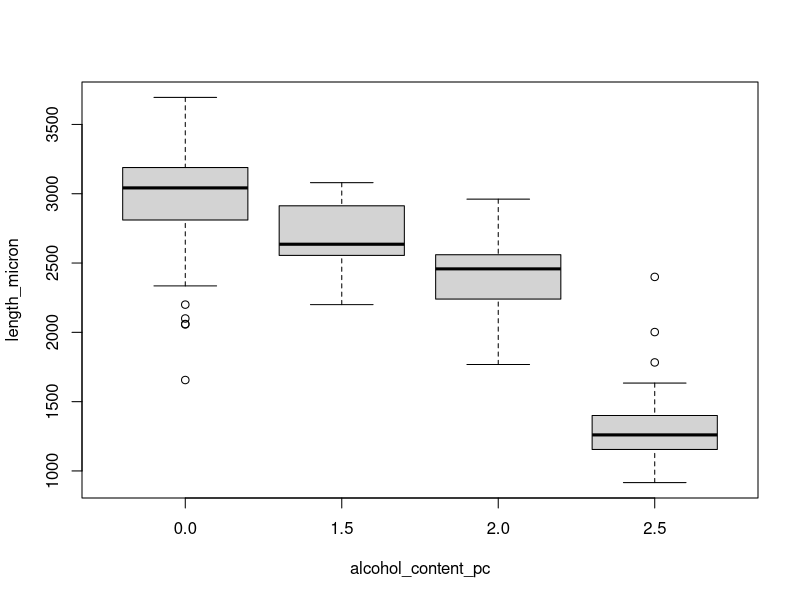
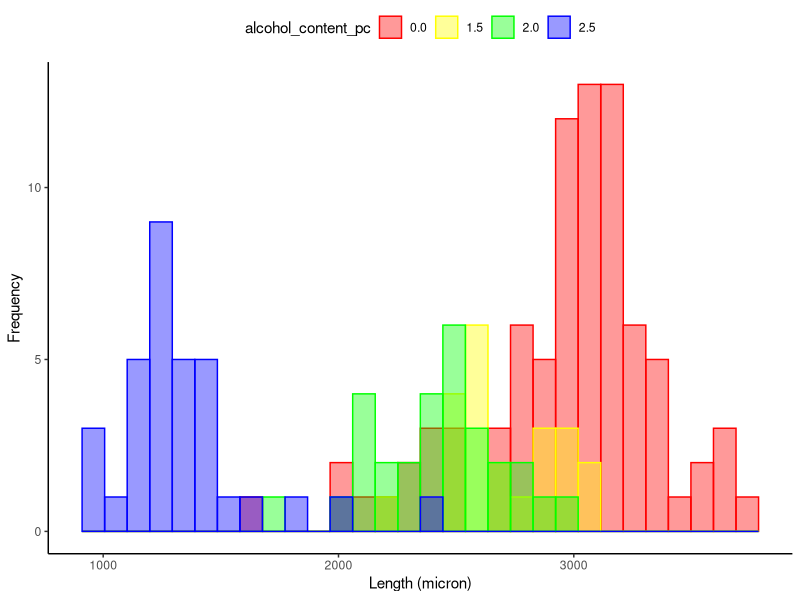

Write R code to recreate these figures, in order.
data <- read.csv("zebrafish.csv")

data_long <- reshape(data[2:5],
                     varying = list(names(data[2:5])),
                     v.names = "length_micron",
                     timevar = "alcohol_content_pc",
                     times = c("0.0", "1.5", "2.0", "2.5"),
                     direction ="long")

# Get rid of all the NA values
data_long <- na.omit(data_long)

# Get rid of the random "id" end column
data_long <- data_long[1:2]

# Reset the index of your dataframe (don't need to but it looks nicer)
rownames(data_long) <- NULL

# Generate a boxplot
boxplot(length_micron ~ alcohol_content_pc, data_long)

# Subset the data so that it only contains rows or alcohol_content_pcs of 0% and 2.5% (or any other % you choose)
sub <- subset(data_long, data_long$alcohol_content_pc == "0.0" | data_long$alcohol_content_pc == "2.5")

# Perform your t-test on these two groups
t.test(length_micron ~ alcohol_content_pc, sub)

# How about a boss histogram?
library(ggplot2)
theme_set(
  theme_classic() + 
    theme(legend.position = "top")
)

# Change line color by alcohol content
ggplot(data_long, aes(x = length_micron)) +
  geom_histogram(aes(color = alcohol_content_pc, fill=alcohol_content_pc),
                 position = "identity", bins = 30, alpha = 0.4) +
  scale_color_manual(values = c("red", "yellow", "green", "blue")) +
  scale_fill_manual(values = c("red", "yellow", "green", "blue")) +
  labs(x="Length (micron)", y="Frequency")
